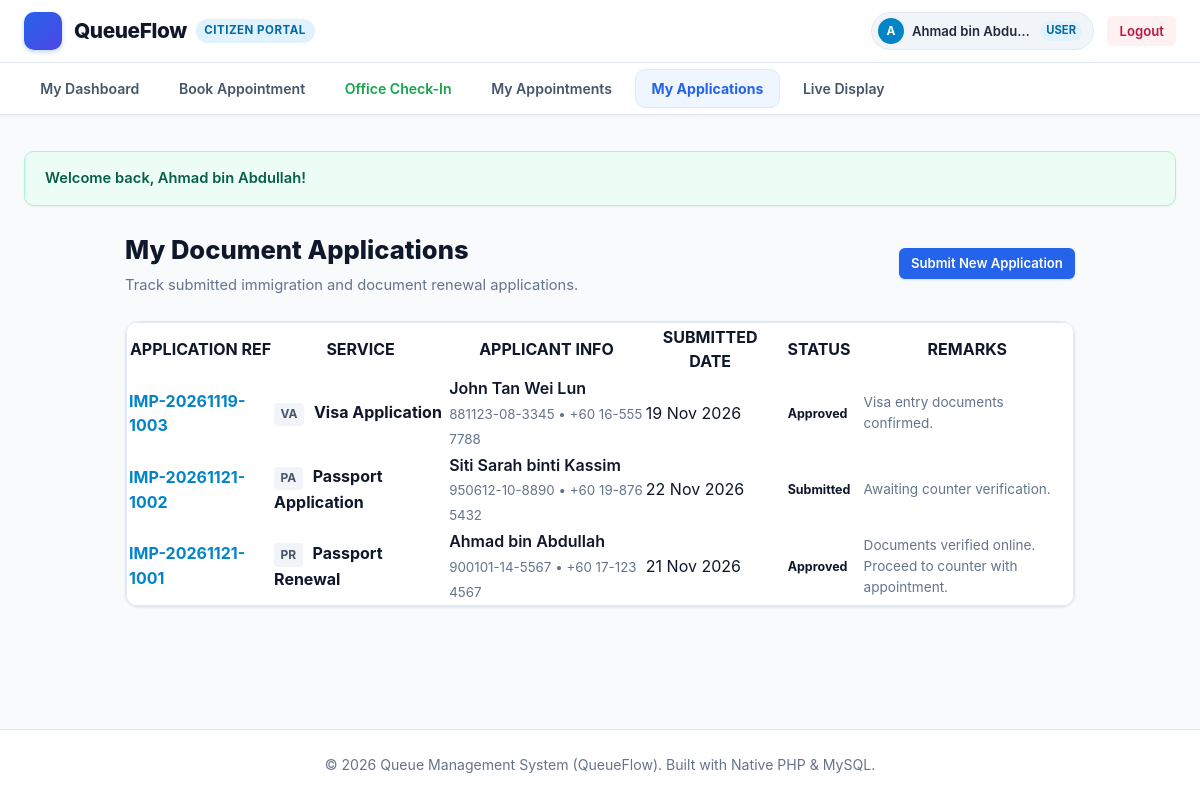
/user/my_applications.php (signed in), run on the app's committed database.
### tables this page shows
CREATE TABLE `applications` (
  `id` INT AUTO_INCREMENT PRIMARY KEY,
  `application_ref` VARCHAR(50) NOT NULL UNIQUE,
  `user_id` INT NOT NULL,
  `service_id` INT NOT NULL,
  `applicant_name` VARCHAR(100) NOT NULL,
  `applicant_ic` VARCHAR(50) NOT NULL,
  `applicant_phone` VARCHAR(30) NOT NULL,
  `status` ENUM('submitted', 'under_review', 'approved', 'rejected') NOT NULL DEFAULT 'submitted',
  `remarks` TEXT NULL,
  `submitted_date` DATE NOT NULL,
  `created_at` TIMESTAMP DEFAULT CURRENT_TIMESTAMP,
  CONSTRAINT `fk_appl_user` FOREIGN KEY (`user_id`) REFERENCES `users` (`id`) ON DELETE CASCADE,
  CONSTRAINT `fk_appl_service` FOREIGN KEY (`service_id`) REFERENCES `services` (`id`) ON DELETE CASCADE
);

CREATE TABLE `services` (
  `id` INT AUTO_INCREMENT PRIMARY KEY,
  `code` VARCHAR(10) NOT NULL UNIQUE,
  `name` VARCHAR(100) NOT NULL,
  `description` TEXT NULL,
  `est_duration` INT NOT NULL DEFAULT 15,
  `status` ENUM('active', 'inactive') NOT NULL DEFAULT 'active',
  `created_at` TIMESTAMP DEFAULT CURRENT_TIMESTAMP
);

### user/my_applications.php (the view, shortened to what the rows shown need)
<?php
require_once __DIR__ . '/../includes/auth.php';
require_once __DIR__ . '/../includes/functions.php';
$currentUser = currentUser();
$pdo = getDBConnection();
$userId = $currentUser['id'];
$stmt = $pdo->prepare("
    SELECT app.*, s.name as service_name, s.code as service_code
    FROM applications app
    JOIN services s ON app.service_id = s.id
    WHERE app.user_id = ?
    ORDER BY app.id DESC
");
$stmt->execute([$userId]);
$applications = $stmt->fetchAll();
require_once __DIR__ . '/../includes/header.php';
?>
<div style="max-width: 950px; margin: 1.5rem auto;">
    <div style="display: flex; justify-content: space-between; align-items: center; margin-bottom: 1.5rem; flex-wrap: wrap; gap: 1rem;">
        <div>
            <h1 style="font-size: 1.6rem; font-weight: 800; color: #0f172a; margin-bottom: 0.25rem;">
                My Document Applications
            </h1>
        </div>
    </div>
    <?php if (empty($applications)): ?>
        <div class="card" style="text-align: center; padding: 4rem 2rem;">
            <div style="width: 64px; height: 64px; border-radius: 50%; background: #f1f5f9; color: #94a3b8; display: inline-flex; align-items: center; justify-content: center; margin-bottom: 1rem;">
                <?php echo getIcon('file-text', 32); ?>
            </div>
            <h3 style="font-size: 1.2rem; color: #334155; margin-bottom: 0.5rem;">No Applications Found</h3>
            <p style="color: #64748b; margin-bottom: 1.5rem;">You have not submitted any document applications yet.</p>
            <a href="new_application.php" class="btn btn-primary">Start New Application</a>
        </div>
    <?php else: ?>
        <div class="card" style="padding: 0; overflow: hidden;">
            <div class="table-responsive">
                <table class="data-table">
                    <thead>
                        <tr>
                            <th>APPLICATION REF</th>
                            <th>SERVICE</th>
                            <th>APPLICANT INFO</th>
                            <th>SUBMITTED DATE</th>
                            <th>STATUS</th>
                            <th>REMARKS</th>
                        </tr>
                    </thead>
                    <tbody>
                        <?php foreach ($applications as $app): ?>
                            <tr>
                                <td>
                                    <strong style="color: #0284c7;"><?php echo e($app['application_ref']); ?></strong>
                                </td>
                                <td>
                                    <span style="display: inline-block; padding: 0.15rem 0.4rem; background: #f1f5f9; border-radius: 4px; font-weight: 700; font-size: 0.75rem; color: #475569; margin-right: 0.35rem;">
                                        <?php echo e($app['service_code']); ?>
                                    </span>
                                    <strong><?php echo e($app['service_name']); ?></strong>
                                </td>
                                <td>
                                    <div style="font-weight: 600;"><?php echo e($app['applicant_name']); ?></div>
                                    <small style="color: #64748b;"><?php echo e($app['applicant_ic']); ?> &bull; <?php echo e($app['applicant_phone']); ?></small>
                                </td>
                                <td><?php echo date('d M Y', strtotime($app['submitted_date'])); ?></td>
                                <td><?php echo renderStatusBadge($app['status']); ?></td>
                                <td style="max-width: 250px; font-size: 0.85rem; color: #64748b;">
                                    <?php echo !empty($app['remarks']) ? e($app['remarks']) : '<span style="color:#cbd5e1;">-</span>'; ?>
                                </td>
                            </tr>
                        <?php endforeach; ?>
                    </tbody>
                </table>
            </div>
        </div>
    <?php endif; ?>
</div>
<?php require_once __DIR__ . '/../includes/footer.php'; ?>

### includes/header.php (shortened to what the rows shown need)
<?php
require_once __DIR__ . '/../includes/auth.php';
require_once __DIR__ . '/../includes/functions.php';
$user = currentUser();
$baseUrl = '/Queue_management_system';
?>
<!DOCTYPE html>
<html lang="en">
<head>
    <link rel="stylesheet" href="<?php echo $baseUrl; ?>/assets/css/style.css">
</head>
<body>
<div class="app-container">
    <header class="header-wrapper">
        <div class="top-navbar">
            <div class="top-nav-container">
                <div class="top-nav-actions">
                    <?php if ($user): ?>
                        <div class="user-profile-badge">
                            <span class="user-avatar-circle" style="<?php echo ($user['role'] === 'user') ? 'background:#0284c7; color:#fff;' : ''; ?>">
                                <?php echo strtoupper(substr($user['full_name'], 0, 1)); ?>
                            </span>
                            <span class="user-name"><?php echo e($user['full_name']); ?></span>
                            <span class="user-role-tag <?php echo e($user['role']); ?>" style="<?php echo ($user['role'] === 'user') ? 'background:#e0f2fe; color:#0369a1;' : ''; ?>">
                                <?php echo strtoupper(e($user['role'])); ?>
                            </span>
                        </div>
                        <a href="<?php echo $baseUrl; ?>/logout.php" class="btn btn-logout btn-sm" title="Sign out of system">
                            <?php echo getIcon('log-out', 14); ?> <span>Logout</span>
                        </a>
                    <?php endif; ?>
                </div>
            </div>
        </div>
    </header>
    <main class="main-content">

### includes/functions.php (shortened to what the rows shown need)
<?php
function e($value) {
    return htmlspecialchars((string)$value, ENT_QUOTES, 'UTF-8');
}
function renderStatusBadge($status) {
    $badges = [
        'waiting'      => '<span class="badge badge-waiting"><span class="badge-dot dot-waiting"></span>' . getIcon('clock', 13) . ' Waiting</span>',
        'calling'      => '<span class="badge badge-calling"><span class="badge-dot dot-calling"></span>' . getIcon('bell', 13) . ' Calling</span>',
        'serving'      => '<span class="badge badge-serving"><span class="badge-dot dot-serving"></span>' . getIcon('play-circle', 13) . ' Serving</span>',
        'completed'    => '<span class="badge badge-completed"><span class="badge-dot dot-completed"></span>' . getIcon('check-circle', 13) . ' Completed</span>',
        'skipped'      => '<span class="badge badge-skipped"><span class="badge-dot dot-skipped"></span>' . getIcon('slash', 13) . ' Skipped</span>',
        'open'         => '<span class="badge badge-open"><span class="badge-dot dot-open"></span>' . getIcon('check', 13) . ' Open</span>',
        'closed'       => '<span class="badge badge-closed"><span class="badge-dot dot-closed"></span>' . getIcon('x', 13) . ' Closed</span>',
        'active'       => '<span class="badge badge-active"><span class="badge-dot dot-open"></span> Active</span>',
        'inactive'     => '<span class="badge badge-inactive"><span class="badge-dot dot-closed"></span> Inactive</span>',
        'confirmed'    => '<span class="badge badge-completed"><span class="badge-dot dot-completed"></span> Confirmed</span>',
        'pending'      => '<span class="badge badge-waiting"><span class="badge-dot dot-waiting"></span> Pending</span>',
        'cancelled'    => '<span class="badge badge-skipped"><span class="badge-dot dot-skipped"></span> Cancelled</span>',
        'approved'     => '<span class="badge badge-completed"><span class="badge-dot dot-completed"></span> Approved</span>',
        'submitted'    => '<span class="badge badge-calling"><span class="badge-dot dot-calling"></span> Submitted</span>',
        'under_review' => '<span class="badge badge-waiting"><span class="badge-dot dot-waiting"></span> Under Review</span>',
        'rejected'     => '<span class="badge badge-skipped"><span class="badge-dot dot-skipped"></span> Rejected</span>',
    ];
    return $badges[$status] ?? '<span class="badge">' . e(ucfirst($status)) . '</span>';
}
function getIcon($name, $size = 18, $class = "icon") {
    return $icons[$name] ?? '';
}

### data on the page
applications: applicant_name "A", applicant_name "Ahmad bin Abdu…", application_ref "IMP-20261121-1001", service.code "PR", service.name "Passport Renewal", applicant_name "Ahmad bin Abdullah", applicant_ic "900101-14-5567", applicant_phone "+60 17-123 4567", submitted_date "21 Nov 2026", status "Approved", remarks "Documents verified online. Proceed to counter with appointment."
applications: application_ref "IMP-20261119-1003", service.code "VA", service.name "Visa Application", applicant_name "John Tan Wei Lun", applicant_ic "881123-08-3345", applicant_phone "+60 16-555 7788", submitted_date "19 Nov 2026", status "Approved", remarks "Visa entry documents confirmed."
applications: application_ref "IMP-20261121-1002", service.code "PA", service.name "Passport Application", applicant_name "Siti Sarah binti Kassim", applicant_ic "950612-10-8890", applicant_phone "+60 19-876 5432", submitted_date "22 Nov 2026", status "Submitted", remarks "Awaiting counter verification."

### other printed values
$user['role'] "USER"
$_SESSION['flash_success'] "Welcome back, Ahmad bin Abdullah!"
